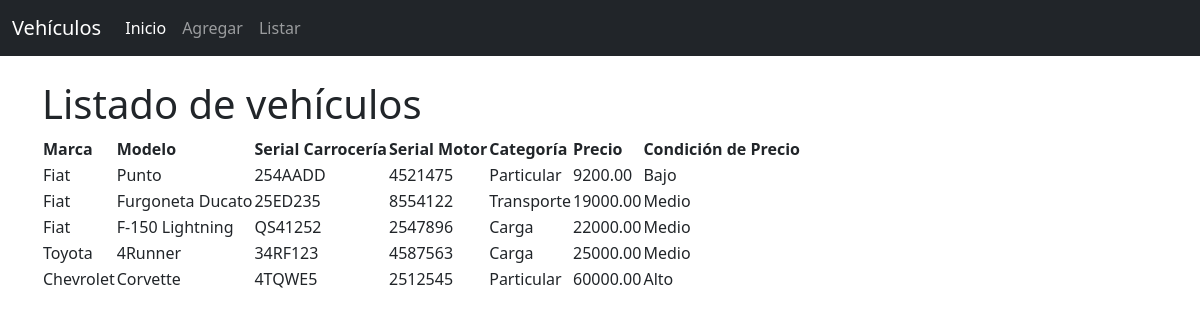
Screenshot of /vehiculo/listar (signed in) with the database file from the repository.
### vehiculo/models.py (models this page shows, shortened)
class Vehiculo(models.Model):
    MARCAS = [
        ('Fiat', 'Fiat'),
        ('Chevrolet', 'Chevrolet'),
        ('Ford', 'Ford'),
        ('Toyota', 'Toyota'),
    ]
    CATEGORIAS = [
        ('Particular', 'Particular'),
        ('Transporte', 'Transporte'),
        ('Carga', 'Carga'),
    ]
    marca = models.CharField(max_length=20, choices=MARCAS, default='Ford')
    modelo = models.CharField(max_length=100)
    serial_carroceria = models.CharField(max_length=50, unique=True)
    serial_motor = models.CharField(max_length=50, unique=True)
    categoria = models.CharField(max_length=20, choices=CATEGORIAS, default='Particular')
    precio = models.DecimalField(max_digits=10, decimal_places=2)
    fecha_creacion = models.DateTimeField(auto_now_add=True)
    fecha_modificacion = models.DateTimeField(auto_now=True)

### vehiculo/views.py (the view)
# urls.py: path('vehiculo/listar', views.listar_vehiculos, name='listar'),
@login_required
@permission_required('vehiculo.visualizar_catalogo', raise_exception=True)
def listar_vehiculos(request):
    vehiculos = Vehiculo.objects.all()
    for vehiculo in vehiculos:
        if vehiculo.precio <= 10000:
            vehiculo.condicion_precio = "Bajo"
        elif 10000 < vehiculo.precio <= 30000:
            vehiculo.condicion_precio = "Medio"
        else:
            vehiculo.condicion_precio = "Alto"
    return render(request, 'vehiculo/listar.html', {'vehiculos': vehiculos})

### vehiculo/templates/vehiculo/listar.html
{% extends 'base.html' %}
{% block content %}
<h1>Listado de vehículos</h1>
<table>
    <thead>
        <tr>
            <th>Marca</th>
            <th>Modelo</th>
            <th>Serial Carrocería</th>
            <th>Serial Motor</th>
            <th>Categoría</th>
            <th>Precio</th>
            <th>Condición de Precio</th>
        </tr>
    </thead>
    <tbody>
        {% for vehiculo in vehiculos %}
        <tr>
            <td>{{ vehiculo.marca }}</td>
            <td>{{ vehiculo.modelo }}</td>
            <td>{{ vehiculo.serial_carroceria }}</td>
            <td>{{ vehiculo.serial_motor }}</td>
            <td>{{ vehiculo.categoria }}</td>
            <td>{{ vehiculo.precio }}</td>
            <td>{{ vehiculo.condicion_precio }}</td>
        </tr>
        {% endfor %}
    </tbody>
</table>
{% endblock %}

### vehiculo/templates/base.html (shortened to what this page needs)
<!DOCTYPE html>
<html lang="en">
<head>
    <link href="https://cdn.jsdelivr.net/npm/bootstrap@5.3.0/dist/css/bootstrap.min.css" rel="stylesheet">
</head>
<body>
    <nav class="navbar navbar-expand-lg navbar-dark bg-dark">
        <div class="container-fluid">
            <a class="navbar-brand" href="{% url 'index' %}">Vehículos</a>
            <div class="collapse navbar-collapse" id="navbarNav">
                <ul class="navbar-nav">
                    <li class="nav-item">
                        <a class="nav-link active" aria-current="page" href="{% url 'index' %}">Inicio</a>
                    </li>
                    <li class="nav-item">
                        <a class="nav-link" href="{% url 'add' %}">Agregar</a>
                    </li>
                    <li class="nav-item">
                        <a class="nav-link" href="{% url 'listar' %}">Listar</a>
                    </li>
                </ul>
            </div>
        </div>
    </nav>
    <div class="container mt-4">
        {% block content %}{% endblock %}
    </div>
</body>
</html>

### rows the page displays
Vehiculo: marca "Fiat", modelo "Punto", serial_carroceria "254AADD", serial_motor "4521475", categoria "Particular", precio "9200.00", condicion_precio "Bajo"
Vehiculo: marca "Fiat", modelo "Furgoneta Ducato", serial_carroceria "25ED235", serial_motor "8554122", categoria "Transporte", precio "19000.00", condicion_precio "Medio"
Vehiculo: marca "Fiat", modelo "F-150 Lightning", serial_carroceria "QS41252", serial_motor "2547896", categoria "Carga", precio "22000.00", condicion_precio "Medio"
Vehiculo: marca "Toyota", modelo "4Runner", serial_carroceria "34RF123", serial_motor "4587563", categoria "Carga", precio "25000.00", condicion_precio "Medio"
Vehiculo: marca "Chevrolet", modelo "Corvette", serial_carroceria "4TQWE5", serial_motor "2512545", categoria "Particular", precio "60000.00", condicion_precio "Alto"
